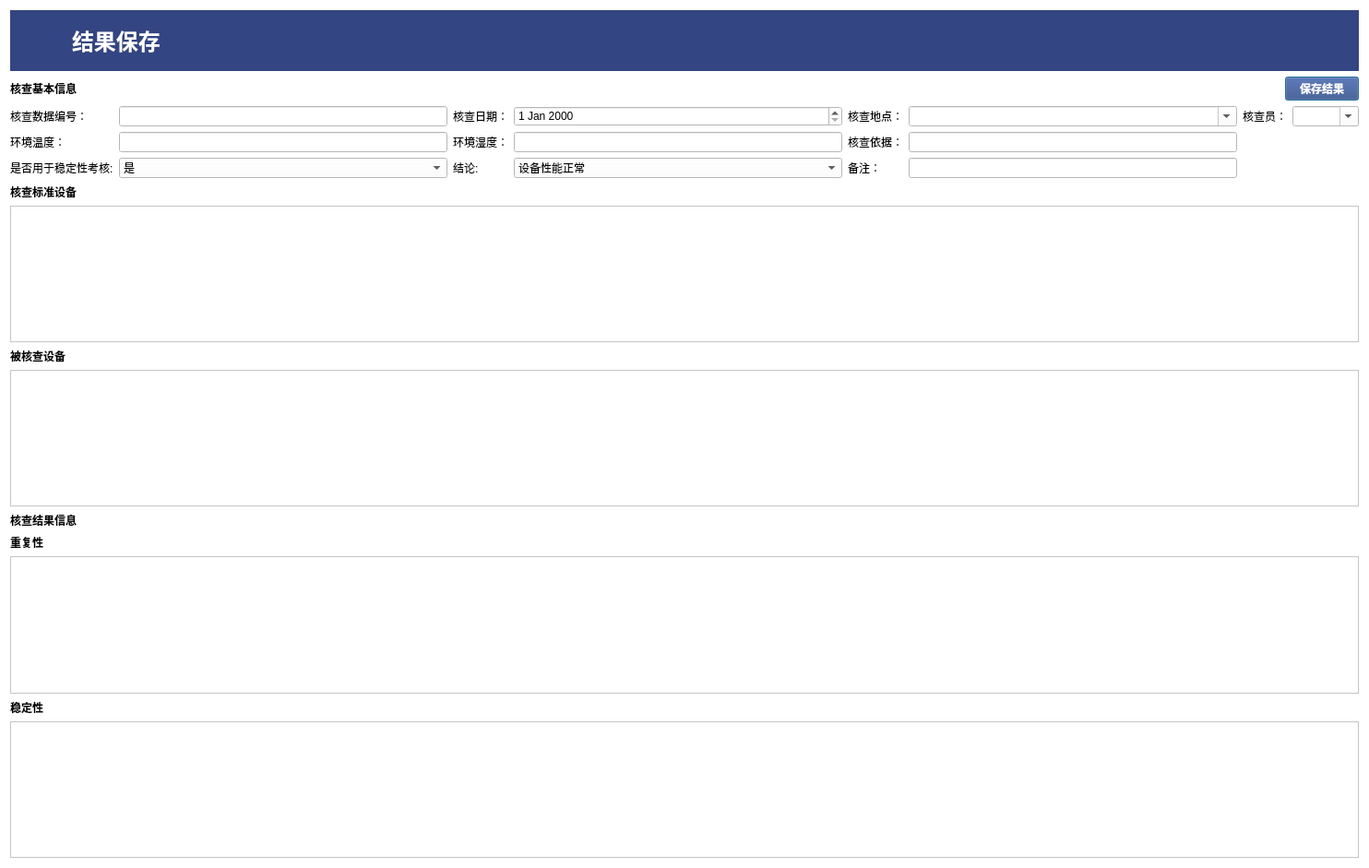
<?xml version="1.0" encoding="UTF-8"?>
<ui version="4.0">
 <class>DialogVerifyResult</class>
 <widget class="QDialog" name="DialogVerifyResult">
  <property name="geometry">
   <rect>
    <x>0</x>
    <y>0</y>
    <width>1484</width>
    <height>941</height>
   </rect>
  </property>
  <property name="windowTitle">
   <string>结果保存</string>
  </property>
  <property name="styleSheet">
   <string notr="true">background-color: rgb(255, 255, 255);</string>
  </property>
  <layout class="QVBoxLayout" name="verticalLayout">
   <item>
    <widget class="QWidget" name="widget" native="true">
     <property name="styleSheet">
      <string notr="true">background-color: rgb(51, 69, 130);</string>
     </property>
     <layout class="QHBoxLayout" name="horizontalLayout_3">
      <property name="spacing">
       <number>10</number>
      </property>
      <item>
       <widget class="QLabel" name="label_4">
        <property name="sizePolicy">
         <sizepolicy hsizetype="Fixed" vsizetype="Fixed">
          <horstretch>0</horstretch>
          <verstretch>0</verstretch>
         </sizepolicy>
        </property>
        <property name="minimumSize">
         <size>
          <width>48</width>
          <height>48</height>
         </size>
        </property>
        <property name="styleSheet">
         <string notr="true">image: url(:/image/Index/u1176.svg);</string>
        </property>
        <property name="text">
         <string/>
        </property>
       </widget>
      </item>
      <item>
       <widget class="QLabel" name="label_12">
        <property name="sizePolicy">
         <sizepolicy hsizetype="Expanding" vsizetype="Fixed">
          <horstretch>1</horstretch>
          <verstretch>0</verstretch>
         </sizepolicy>
        </property>
        <property name="font">
         <font>
          <pointsize>18</pointsize>
          <weight>75</weight>
          <bold>true</bold>
         </font>
        </property>
        <property name="styleSheet">
         <string notr="true">color: rgb(255, 255, 255);</string>
        </property>
        <property name="text">
         <string>结果保存</string>
        </property>
       </widget>
      </item>
     </layout>
    </widget>
   </item>
   <item>
    <layout class="QHBoxLayout" name="horizontalLayout_4">
     <item>
      <widget class="QLabel" name="label_17">
       <property name="font">
        <font>
         <weight>75</weight>
         <bold>true</bold>
        </font>
       </property>
       <property name="text">
        <string>核查基本信息</string>
       </property>
      </widget>
     </item>
     <item>
      <spacer name="horizontalSpacer_2">
       <property name="orientation">
        <enum>Qt::Horizontal</enum>
       </property>
       <property name="sizeHint" stdset="0">
        <size>
         <width>40</width>
         <height>20</height>
        </size>
       </property>
      </spacer>
     </item>
     <item>
      <widget class="QPushButton" name="pushButtonSave_2">
       <property name="font">
        <font>
         <weight>75</weight>
         <bold>true</bold>
        </font>
       </property>
       <property name="styleSheet">
        <string notr="true">background-color: rgb(51, 69, 130);
color: rgb(255, 255, 255);</string>
       </property>
       <property name="text">
        <string>保存结果</string>
       </property>
       <property name="icon">
        <iconset>
         <normalon>:/image/Index/u1180.svg</normalon>
        </iconset>
       </property>
      </widget>
     </item>
    </layout>
   </item>
   <item>
    <layout class="QGridLayout" name="gridLayout_2">
     <item row="0" column="4">
      <widget class="QLabel" name="label_21">
       <property name="text">
        <string>核查地点：</string>
       </property>
      </widget>
     </item>
     <item row="1" column="1">
      <widget class="QLineEdit" name="lineEditTemp"/>
     </item>
     <item row="0" column="0">
      <widget class="QLabel" name="label_22">
       <property name="text">
        <string>核查数据编号：</string>
       </property>
      </widget>
     </item>
     <item row="1" column="2">
      <widget class="QLabel" name="label_24">
       <property name="text">
        <string>环境湿度：</string>
       </property>
      </widget>
     </item>
     <item row="2" column="3">
      <widget class="QComboBox" name="comboBoxConclusion">
       <item>
        <property name="text">
         <string>设备性能正常</string>
        </property>
       </item>
       <item>
        <property name="text">
         <string>设备性能异常</string>
        </property>
       </item>
      </widget>
     </item>
     <item row="0" column="3">
      <widget class="QDateEdit" name="dateEditTime"/>
     </item>
     <item row="0" column="2">
      <widget class="QLabel" name="label_19">
       <property name="text">
        <string>核查日期：</string>
       </property>
      </widget>
     </item>
     <item row="1" column="4">
      <widget class="QLabel" name="label_23">
       <property name="text">
        <string>核查依据：</string>
       </property>
      </widget>
     </item>
     <item row="1" column="3">
      <widget class="QLineEdit" name="lineEdit_Hum"/>
     </item>
     <item row="0" column="6">
      <widget class="QLabel" name="label_25">
       <property name="text">
        <string>核查员：</string>
       </property>
      </widget>
     </item>
     <item row="2" column="1">
      <widget class="QComboBox" name="comboBoxExam">
       <item>
        <property name="text">
         <string>是</string>
        </property>
       </item>
       <item>
        <property name="text">
         <string>否</string>
        </property>
       </item>
      </widget>
     </item>
     <item row="2" column="0">
      <widget class="QLabel" name="label_29">
       <property name="text">
        <string>是否用于稳定性考核:</string>
       </property>
      </widget>
     </item>
     <item row="1" column="0">
      <widget class="QLabel" name="label_20">
       <property name="text">
        <string>环境温度：</string>
       </property>
      </widget>
     </item>
     <item row="2" column="4">
      <widget class="QLabel" name="label_26">
       <property name="text">
        <string>备注：</string>
       </property>
      </widget>
     </item>
     <item row="2" column="2">
      <widget class="QLabel" name="label_28">
       <property name="text">
        <string>结论:</string>
       </property>
      </widget>
     </item>
     <item row="0" column="5">
      <widget class="QComboBox" name="comboBoxPlace">
       <property name="editable">
        <bool>true</bool>
       </property>
      </widget>
     </item>
     <item row="0" column="7">
      <widget class="QComboBox" name="comboBox_User">
       <property name="editable">
        <bool>true</bool>
       </property>
      </widget>
     </item>
     <item row="0" column="1">
      <widget class="QLineEdit" name="lineEditNo"/>
     </item>
     <item row="2" column="5">
      <widget class="QLineEdit" name="lineEditNote"/>
     </item>
     <item row="1" column="5">
      <widget class="QLineEdit" name="lineEditRule"/>
     </item>
    </layout>
   </item>
   <item>
    <widget class="QLabel" name="label_30">
     <property name="font">
      <font>
       <weight>75</weight>
       <bold>true</bold>
      </font>
     </property>
     <property name="text">
      <string>核查标准设备</string>
     </property>
    </widget>
   </item>
   <item>
    <widget class="QTableWidget" name="tableWidgetStd">
     <property name="sizePolicy">
      <sizepolicy hsizetype="Expanding" vsizetype="Fixed">
       <horstretch>0</horstretch>
       <verstretch>0</verstretch>
      </sizepolicy>
     </property>
     <property name="minimumSize">
      <size>
       <width>0</width>
       <height>100</height>
      </size>
     </property>
     <attribute name="horizontalHeaderCascadingSectionResizes">
      <bool>false</bool>
     </attribute>
    </widget>
   </item>
   <item>
    <widget class="QLabel" name="label_31">
     <property name="font">
      <font>
       <weight>75</weight>
       <bold>true</bold>
      </font>
     </property>
     <property name="text">
      <string>被核查设备</string>
     </property>
    </widget>
   </item>
   <item>
    <widget class="QTableWidget" name="tableWidgetChecker">
     <property name="sizePolicy">
      <sizepolicy hsizetype="Expanding" vsizetype="Fixed">
       <horstretch>0</horstretch>
       <verstretch>0</verstretch>
      </sizepolicy>
     </property>
     <property name="minimumSize">
      <size>
       <width>0</width>
       <height>50</height>
      </size>
     </property>
     <attribute name="horizontalHeaderCascadingSectionResizes">
      <bool>false</bool>
     </attribute>
    </widget>
   </item>
   <item>
    <widget class="QLabel" name="label_18">
     <property name="font">
      <font>
       <weight>75</weight>
       <bold>true</bold>
      </font>
     </property>
     <property name="text">
      <string>核查结果信息</string>
     </property>
    </widget>
   </item>
   <item>
    <layout class="QHBoxLayout" name="horizontalLayoutMain"/>
   </item>
   <item>
    <widget class="QLabel" name="label_32">
     <property name="font">
      <font>
       <weight>75</weight>
       <bold>true</bold>
      </font>
     </property>
     <property name="text">
      <string>重复性</string>
     </property>
    </widget>
   </item>
   <item>
    <widget class="QTableWidget" name="tableWidgetCheck">
     <attribute name="horizontalHeaderCascadingSectionResizes">
      <bool>false</bool>
     </attribute>
    </widget>
   </item>
   <item>
    <widget class="QLabel" name="label_33">
     <property name="font">
      <font>
       <weight>75</weight>
       <bold>true</bold>
      </font>
     </property>
     <property name="text">
      <string>稳定性</string>
     </property>
    </widget>
   </item>
   <item>
    <widget class="QTableWidget" name="tableWidgetCheckStable">
     <attribute name="horizontalHeaderCascadingSectionResizes">
      <bool>false</bool>
     </attribute>
    </widget>
   </item>
  </layout>
 </widget>
 <resources/>
 <connections/>
</ui>
